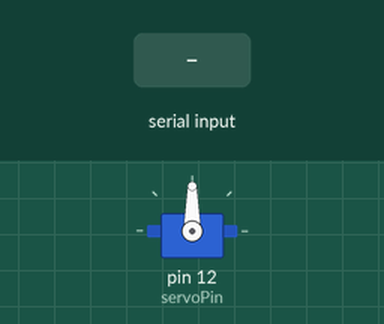
A sketch run on a simulated Arduino Uno, built with avr-gcc and run on an emulated ATmega328P. Parts: servo. The inputs (shaded band) are chosen by the test bench. What the sketch prints to the serial monitor is not drawn.

Above: at 1.2 s.
1.3 s: "30,150\n" received over Serial
At 2.8 s:
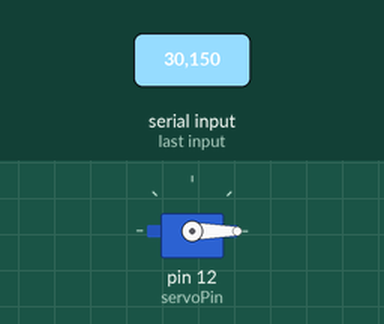
4.0 s: "90,45\n" received over Serial
At 4.9 s:
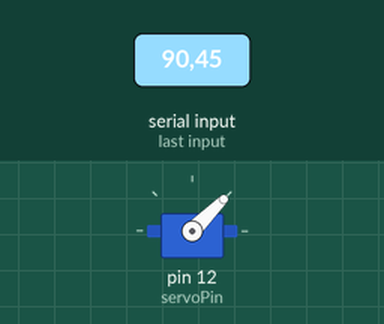
6.7 s: "200\n" received over Serial
At 7.2 s:
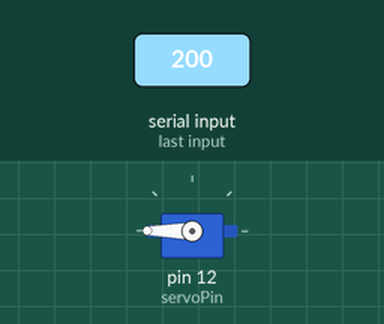
Timing chart, 0 to 9.7 s (numbered marks = the images above; inputs shaded):
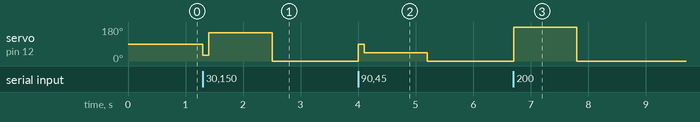

The sketch:

Servo_angle.ino
```cpp
#include <Servo.h>
Servo servo;

const int servoPin = 12;

void setup()
{
  Serial.begin(9600);
  servo.attach(servoPin);
}

void loop()
{
  Serial.print("Enter angle. ");
  while (Serial.available()==0) {}
  long angle=Serial.parseInt(SKIP_ALL);
  Serial.println(angle);
  servo.write(angle);
  delay(100);
}
```

Measured:
- after the input at 1.3 s, servo on pin 12 (servoPin): 90° → 30° at once, → 150° 0.10 s later, → 0° 1.1 s later
- after the input at 4.0 s, servo on pin 12 (servoPin): 0° → 90° at once, → 45° 0.10 s later, → 0° 1.1 s later
- after the input at 6.7 s, servo on pin 12 (servoPin): 0° → 180° at once, → 0° 1.1 s later
